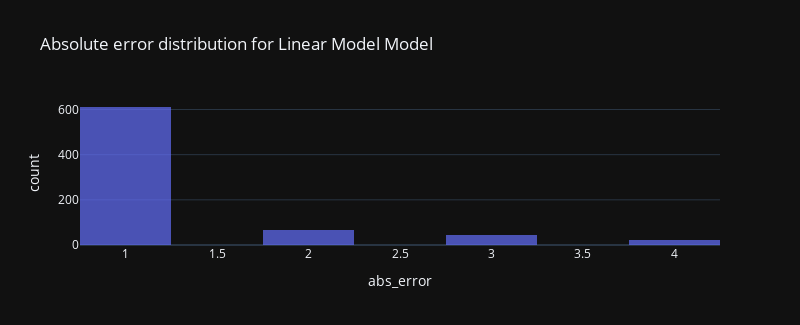

Notebook source saved alongside this figure:
### Markdown cell above
### Machine Learning linear model (Linear Regression)

Can an ML model pick up on linear relationships between features and improve the baseline model?

### Code cell
from sklearn.linear_model import LinearRegression

model = LinearRegression()
model.fit(X_train_scaled, y_train)

y_pred = model.predict(X_test_scaled)

# round results to nearest int
y_pred_rounded = [round(p) for p in y_pred]

# calculate scores
print('mse:', mean_squared_error(y_test, y_pred_rounded))
print('mae:', mean_absolute_error(y_test, y_pred_rounded))

plot_abs_err(y_pred_rounded, 'Linear Model')

### Figure 1 — Plotly figure (JSON) as saved in the notebook; plotly's stock layout.template omitted (floating-point values rounded to 4 significant figures; data arrays with more than 128 entries replaced by an {"elided": "..."} marker saying what was removed)
{"data": [{"alignmentgroup": "True", "bingroup": "x", "hovertemplate": "abs_error=%{x}<br>count=%{y}<extra></extra>", "legendgroup": "", "marker": {"color": "#636efa", "opacity": 0.7}, "name": "", "nbinsx": 8, "offsetgroup": "", "orientation": "v", "showlegend": false, "type": "histogram", "x": {"elided": "745 int values"}, "xaxis": "x", "yaxis": "y"}], "layout": {"barmode": "relative", "height": 325, "legend": {"tracegroupgap": 0}, "title": {"text": "Absolute error distribution for Linear Model Model"}, "width": 800, "xaxis": {"anchor": "y", "autorange": true, "domain": [0, 1], "range": [0.75, 4.25], "title": {"text": "abs_error"}, "type": "linear"}, "yaxis": {"anchor": "x", "autorange": true, "domain": [0, 1], "range": [0, 642.1], "title": {"text": "count"}}}}
